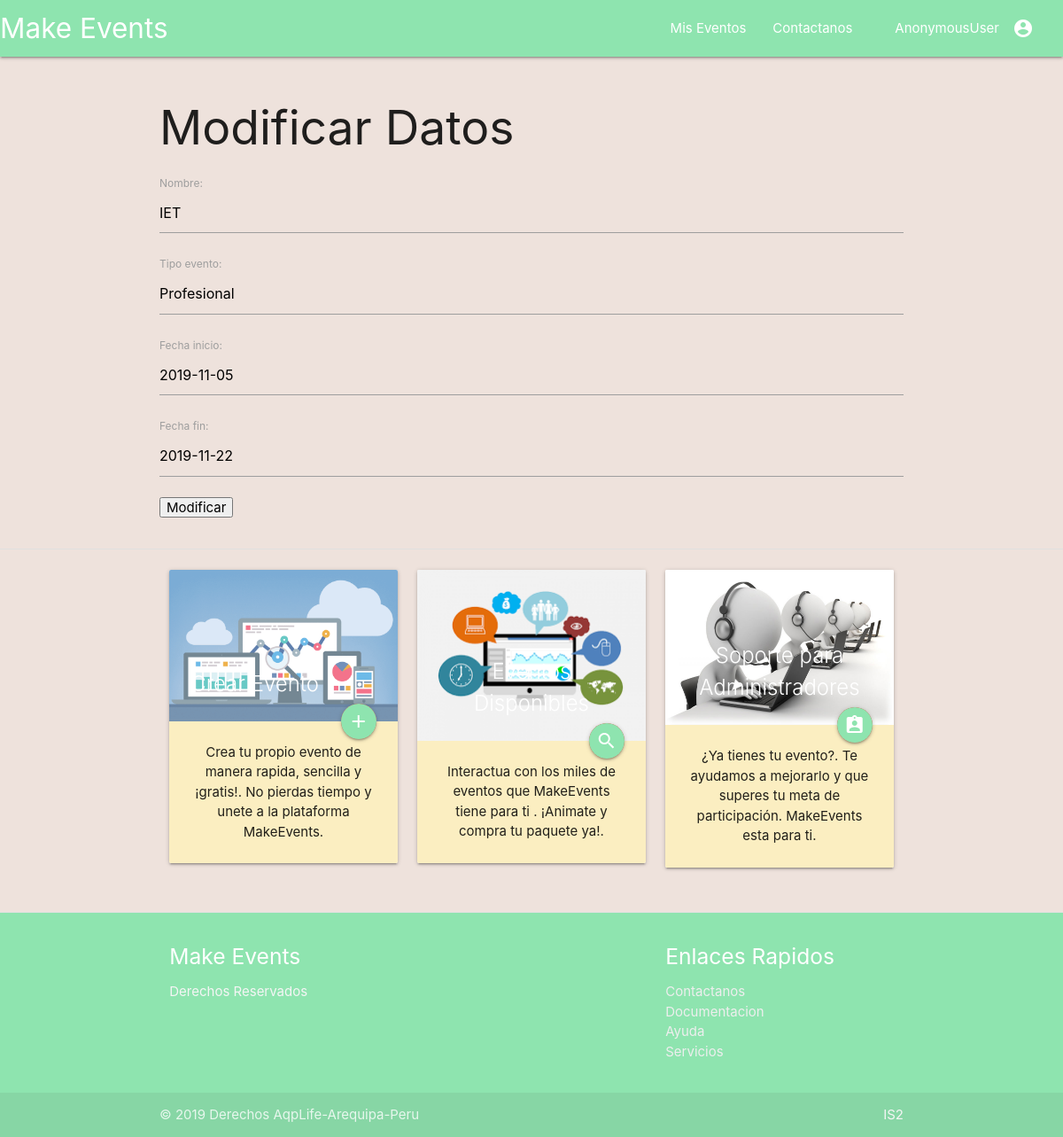
/eventos/2/modificar_evento, run on an earlier commit of the app's database.
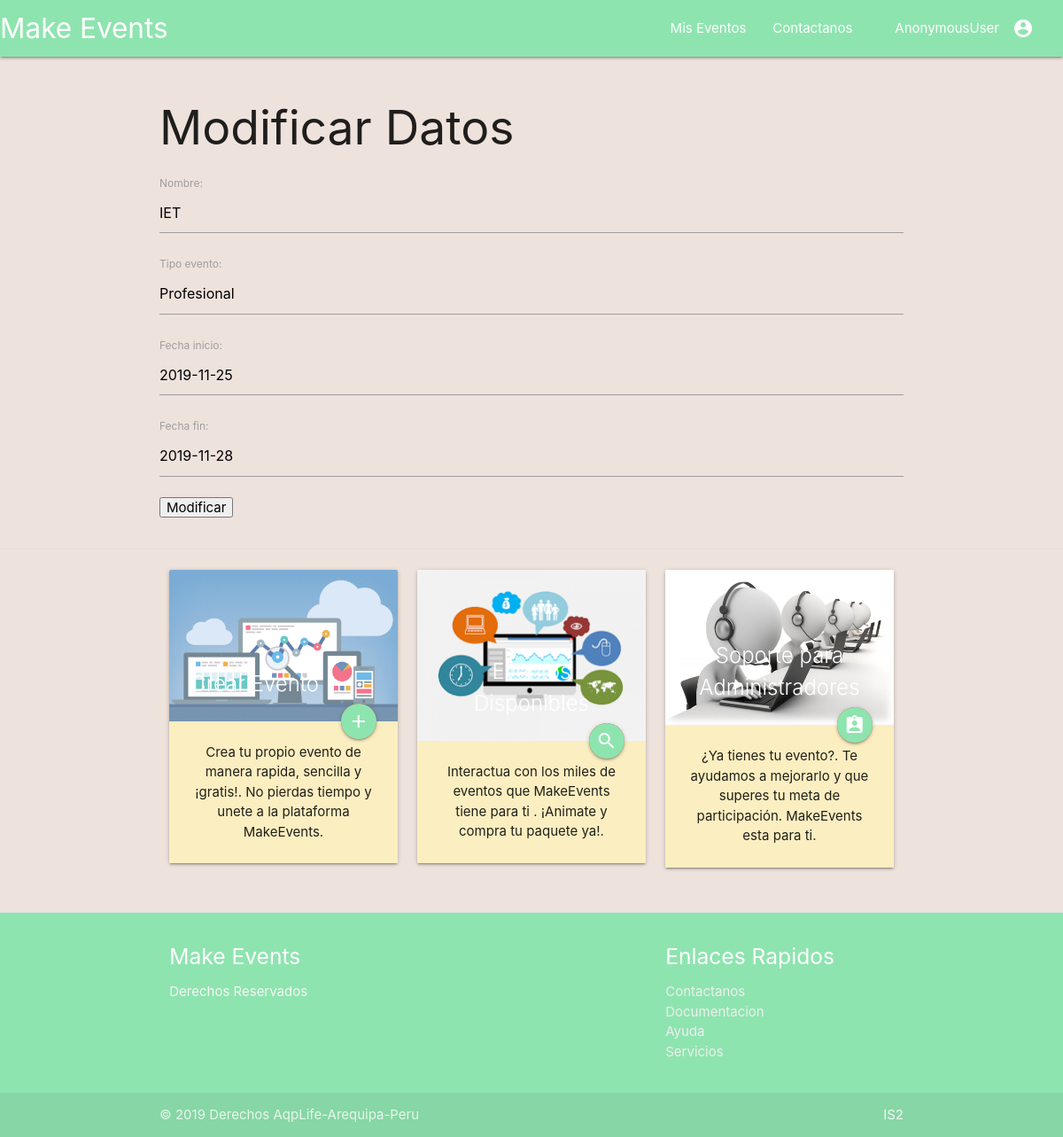
And on a later commit of the database.
### eventos/models.py (models this page shows, shortened)
class Evento(models.Model):
	nombre				=models.CharField(unique=True,max_length=30)
	tipo_evento			=models.CharField(max_length=20)
	fecha_inicio		=models.DateField(default=date.today)
	fecha_fin			=models.DateField(default=date.today)

### eventos/views_modulo_configuracion.py (the view, shortened to what this page needs)
# urls.py: path('<int:evento_id>/modificar_evento',views.ModificarEventoDetailView.as_view(),name='modificar_evento'),
class ModificarEventoDetailView(DetailView):
    template_name        ='eventos/modificar_evento.html'
    context             ={
    }
    def get(self, request, *args, **kwargs):
        evento_tmp         =get_object_or_404(Evento,id=self.kwargs.get("evento_id"))
        form             =ModificarEventoForm(request.POST or None, instance=evento_tmp)
        self.context['form']                =form
        return render(request, self.template_name,self.context )

### eventos/forms.py
class ModificarEventoForm(forms.ModelForm):
	class Meta:
		model=Evento
		fields=[
			'nombre',
			'tipo_evento',
			'fecha_inicio',
			'fecha_fin'
		]
		widgets={
			'nombre':forms.TextInput(attrs={'class':'input'}),
			'tipo_evento':forms.TextInput(attrs={'class':'input'}),
			'fecha_inicio':forms.TextInput(attrs={'type':'text','class':'datepicker'}),
			'fecha_fin':forms.TextInput(attrs={'type':'text','class':'datepicker'})
		}

### eventos/templates/eventos/modificar_evento.html (shortened to what this page needs)
{%extends 'eventos/index.html'%}
{%block section_1%}
	<div class="section container row">
		<h2> Modificar Datos </h2>
				<form action="" method="post">
		    {{ form.as_p }}
		    <input type="submit" value="Modificar">
		</form>
	</div>
{%endblock%}

What changed in the data, as far as the page shows it:
changed Evento "IET": fecha_inicio "2019-11-05" → "2019-11-25"; fecha_fin "2019-11-22" → "2019-11-28"
